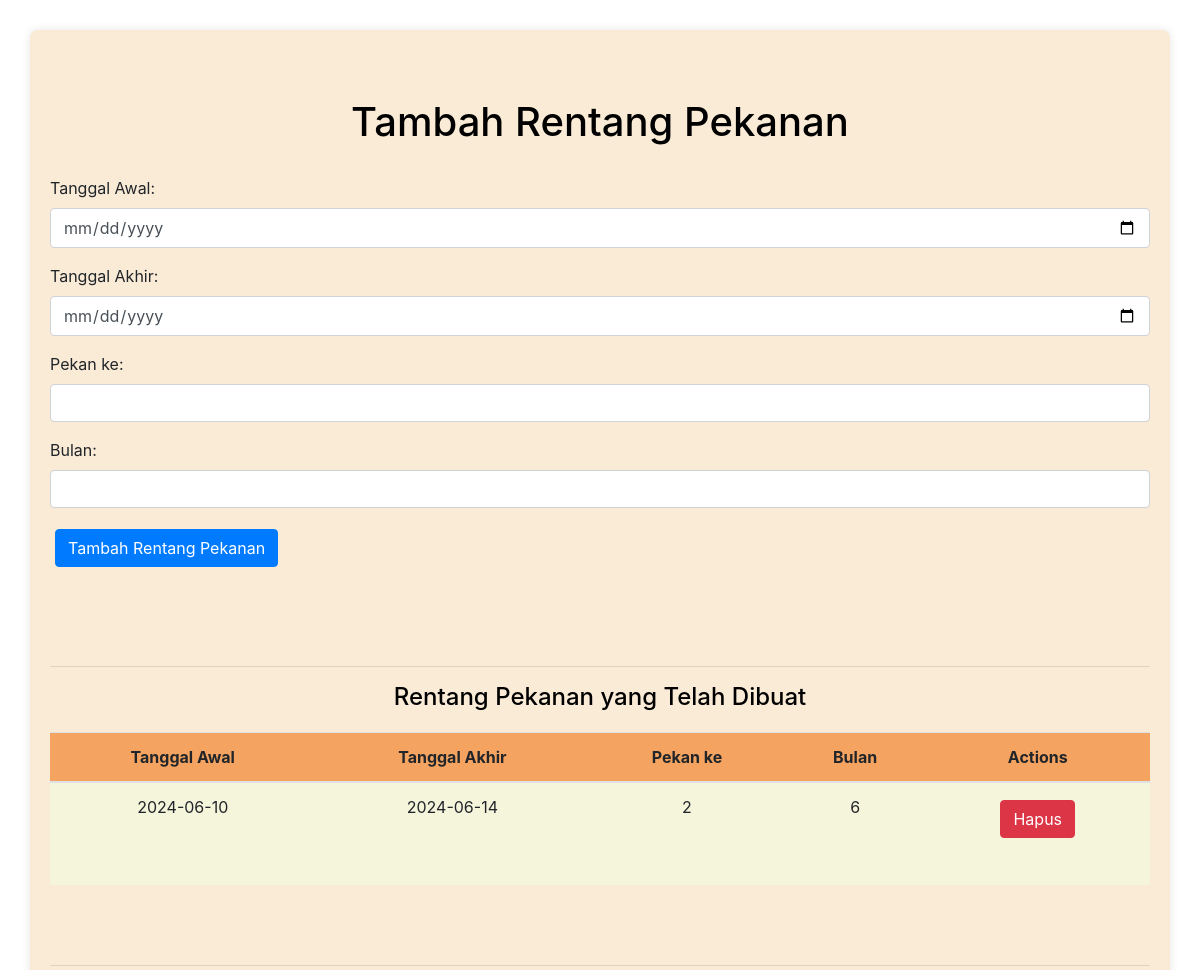
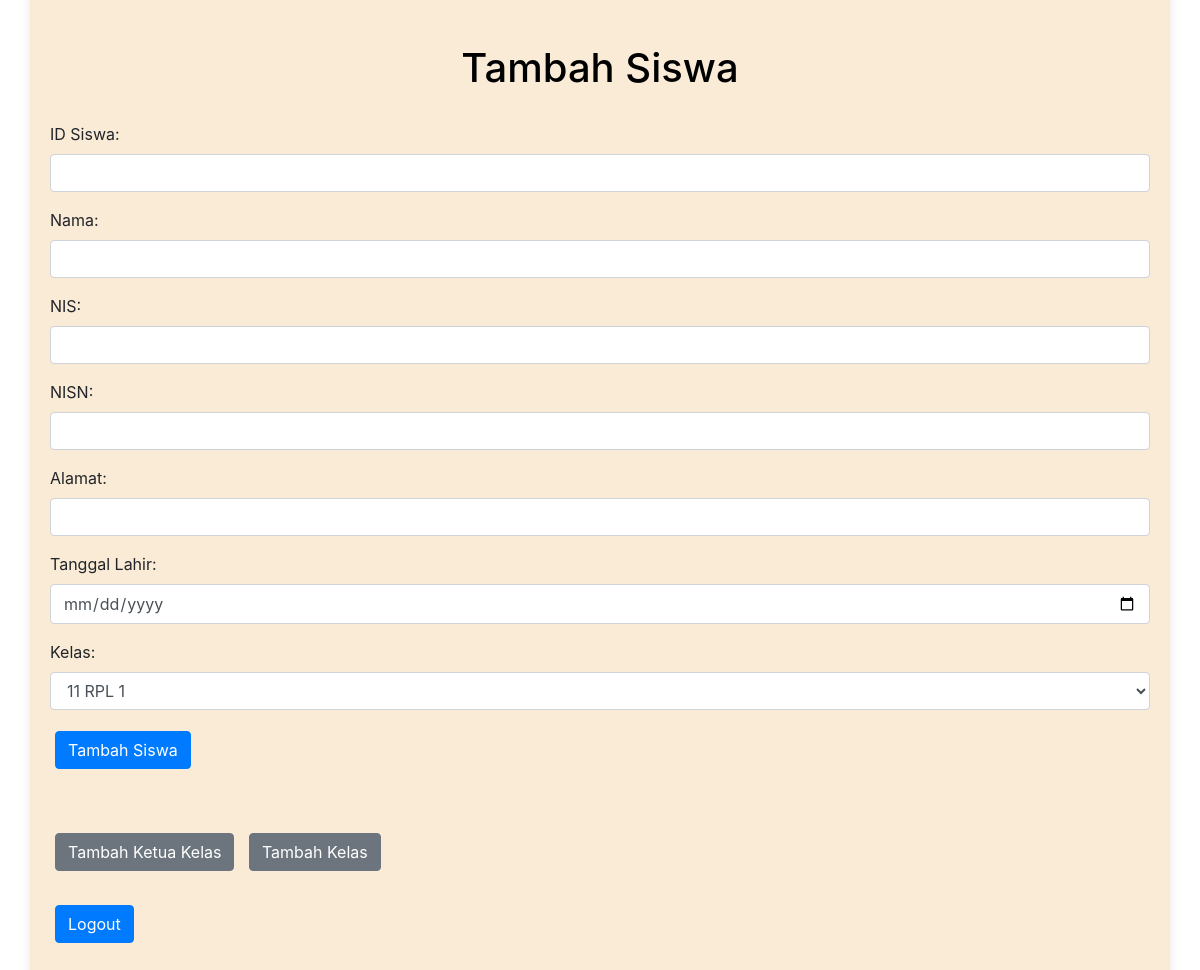
Page /admin.php (signed in) on the committed database (2 pictures, top to bottom).
### tables this page shows
CREATE TABLE `rentang_pekanan` (
  `id` int(20) NOT NULL,
  `tgl_awal` date NOT NULL,
  `tgl_akhir` date NOT NULL,
  `pekan_ke` varchar(20) NOT NULL,
  `bulan` varchar(20) NOT NULL
);

### admin.php (the view, shortened to what this page needs)
<?php
include('db.php');
$result = $conn->query("SELECT * FROM rentang_pekanan");
$rentang_pekanan = [];
if ($result->num_rows > 0) {
    while ($row = $result->fetch_assoc()) {
        $rentang_pekanan[] = $row;
    }
}
$result_kelas = $conn->query("SELECT * FROM tb_kelas");
$kelas = [];
if ($result_kelas->num_rows > 0) {
    while ($row = $result_kelas->fetch_assoc()) {
        $kelas[] = $row;
    }
}
?>
<!DOCTYPE html>
<html>
<head>
    <link rel="stylesheet" href="https://maxcdn.bootstrapcdn.com/bootstrap/4.0.0/css/bootstrap.min.css">
    <link rel="stylesheet" href="style.css">
</head>
<body>
    <div class="container">
        <h1 class="mt-5">Tambah Rentang Pekanan</h1>
        <form method="post" action="">
            <div class="form-group">
                <label for="tgl_awal">Tanggal Awal:</label>
                <input type="date" class="form-control" id="tgl_awal" name="tgl_awal" required>
            </div>
            <div class="form-group">
                <label for="tgl_akhir">Tanggal Akhir:</label>
                <input type="date" class="form-control" id="tgl_akhir" name="tgl_akhir" required>
            </div>
            <div class="form-group">
                <label for="pekan_ke">Pekan ke:</label>
                <input type="text" class="form-control" id="pekan_ke" name="pekan_ke" required>
            </div>
            <div class="form-group">
                <label for="bulan">Bulan:</label>
                <input type="text" class="form-control" id="bulan" name="bulan" required>
            </div>
            <button type="submit" class="btn btn-primary">Tambah Rentang Pekanan</button>
        </form>
        <br><br>
        <hr>
        <h4 style="text-align:center;">Rentang Pekanan yang Telah Dibuat</h4>
        <table class="table">
            <thead>
                <tr class="primary">
                    <th>Tanggal Awal</th>
                    <th>Tanggal Akhir</th>
                    <th>Pekan ke</th>
                    <th>Bulan</th>
                    <th>Actions</th>
                </tr>
            </thead>
            <tbody>
                <?php foreach ($rentang_pekanan as $rentang) : ?>
                    <tr>
                        <td><?php echo isset($rentang['tgl_awal']) ? $rentang['tgl_awal'] : ''; ?></td>
                        <td><?php echo isset($rentang['tgl_akhir']) ? $rentang['tgl_akhir'] : ''; ?></td>
                        <td><?php echo isset($rentang['pekan_ke']) ? $rentang['pekan_ke'] : ''; ?></td>
                        <td><?php echo isset($rentang['bulan']) ? $rentang['bulan'] : ''; ?></td>
                        <td>
                            <form method="post" action="" onsubmit="return confirmDelete();">
                                <button type="submit" class="btn btn-danger">Hapus</button>
                            </form>
                        </td>
                    </tr>
                <?php endforeach; ?>
            </tbody>
        </table>
        <br><br>
        <hr>
        <h1 class="mt-5">Tambah Siswa</h1>
        <form method="post" action="">
            <div class="form-group">
                 <label for="id">ID Siswa:</label>
                <input type="text" class="form-control" id="id" name="id" required>
            </div>
            <div class="form-group">
                <label for="nama">Nama:</label>
                <input type="text" class="form-control" id="nama" name="nama" required>
            </div>
            <div class="form-group">
                <label for="nis">NIS:</label>
                <input type="text" class="form-control" id="nis" name="nis" required>
            </div>
            <div class="form-group">
                <label for="nisn">NISN:</label>
                <input type="text" class="form-control" id="nisn" name="nisn" required>
            </div>
            <div class="form-group">
                <label for="alamat">Alamat:</label>
                <input type="text" class="form-control" id="alamat" name="alamat" required>
            </div>
            <div class="form-group">
                <label for="tgl_lahir">Tanggal Lahir:</label>
                <input type="date" class="form-control" id="tgl_lahir" name="tgl_lahir" required>
            </div>
            <div class="form-group">
                <label for="id_kelas">Kelas:</label>
                <select class="form-control" id="id_kelas" name="id_kelas" required>
                    <?php foreach ($kelas as $kls) : ?>
                        <option value="<?php echo $kls['id']; ?>"><?php echo $kls['nama']; ?></option>
                    <?php endforeach; ?>
                </select>
            </div>
            <button type="submit" class="btn btn-primary">Tambah Siswa</button>
        </form>
        <br>
        <a href="tambah_ketua_kelas.php" class="btn btn-secondary">Tambah Ketua Kelas</a>
        <a href="tambah_kelas.php" class="btn btn-secondary">Tambah Kelas</a><br><br>
        <a href="logout.php" class="btn btn-primary">Logout</a><br><br>
    </div>
</body>
</html>

### style.css (style rules this page uses)
.container { padding: 20px; background-color: antiquewhite; border-radius: 8px; box-shadow: 0 0 10px rgba(0, 0, 0, 0.1); margin-top: 30px; }
h1 { text-align: center; color: black; margin-bottom: 30px; }
h4 { text-align: center; color: black; }
form { margin-bottom: 30px; }
.table { background-color: beige; margin-top: 20px; }
.table th, .table td { text-align: center; }
.table th { background-color: sandybrown; }
.btn { margin: 5px; }
.btn-primary { background-color: #007bff; border-color: #007bff; }
.btn-danger { background-color: #dc3545; border-color: #dc3545; }
.btn-secondary { background-color: #6c757d; border-color: #6c757d; }
a { margin: 10px 0; }

### rows in the picture
rentang_pekanan: tgl_awal "2024-06-10", tgl_akhir "2024-06-14", pekan_ke "2", bulan "6"

### other values in the picture
form field id_kelas "11 RPL 1"
